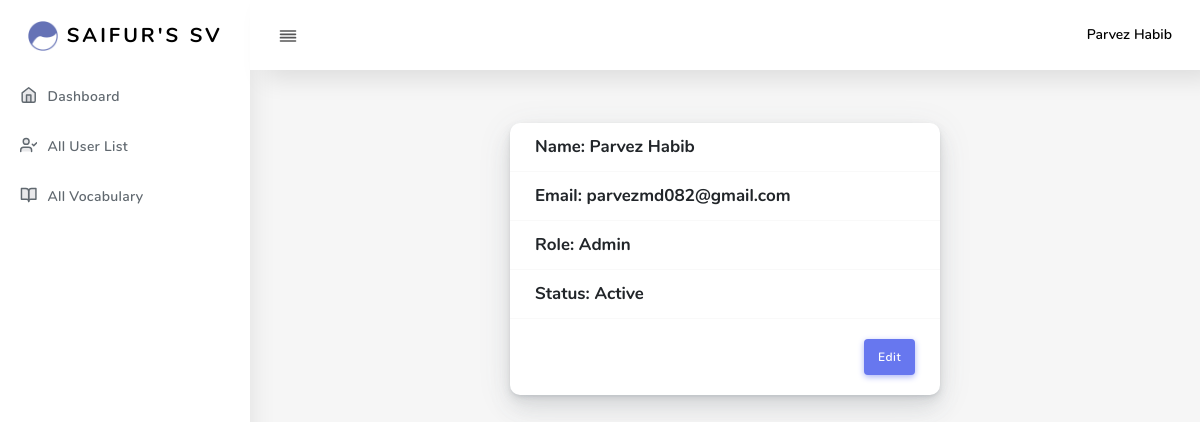
Screenshot of /admin/profile.php (signed in) with the database file from the repository.
### tables this page shows
CREATE TABLE `users` (
  `userId` int(11) NOT NULL,
  `name` varchar(256) NOT NULL,
  `email` varchar(256) NOT NULL,
  `password` varchar(256) NOT NULL,
  `role` int(11) NOT NULL,
  `status` int(11) NOT NULL DEFAULT 1 COMMENT '1 = Active, 0 = Inactive'
);

### admin/profile.php (the view)
<?php
include"layouts/header.php";
include"layouts/sidebar.php";
include"../inc/db.php";
?>
<div class="main-content">
  <section class="section">
    <div class="row ">
      <div class="offset-md-3 col-md-6">
        <?php
          $userId = $_SESSION['userId'];
          $readUser = "SELECT * FROM users WHERE userId = '{$userId}'";
          $readUserResult = mysqli_query($conn,$readUser) or die("Profile Data Query Failed - Check profile.php in Admin");
          if (mysqli_num_rows($readUserResult)>0) {
            while ($user = mysqli_fetch_assoc($readUserResult)) {?>
              <div class="card">
                <div class="card-header">
                  <h4>Name: <?php echo $user['name']; ?></h4>
                </div>
                <div class="card-header">
                  <h4>Email: <?php echo $user['email']; ?></h4>
                </div>
                <div class="card-header">
                  <h4>Role: <?php if($user['role']==4){ echo "Student";} else{ echo "Admin";}?></h4>
                </div>
                <div class="card-header">
                  <h4>Status: <?php if($user['status']==1){ echo "Active";} else{ echo "Inactive";}?></h4>
                </div>
                <div class="card-footer text-right">
                  <a href="profile-update.php?edit=<?php echo $user['userId']; ?>" class="btn btn-primary">Edit</a>
                </div>
              </div>
            <?php }
          }
        ?>
      </div>
    </div>
  </section>
</div>
<?php include"layouts/footer.php"; ?>

### rows the page displays
users: name "Parvez Habib", email "parvezmd082@gmail.com", role "Admin", status "Active"

### other values shown
$_SESSION['name'] "Parvez Habib"
